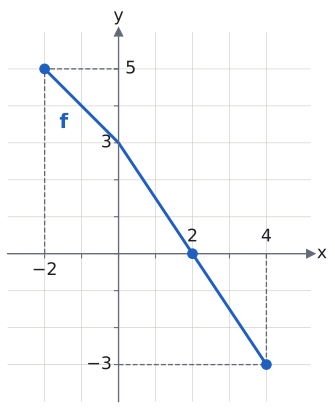

Write the Python code that produced this figure.
import sys; sys.path.insert(0, "tools")
from cizim import *

def eksi(v): return str(v).replace("-", "−")

def izdusum(ax, pts, xsol=(), yust=()):
    """Köşelerden eksenlere kesikli çizgi ve eksen etiketleri."""
    gx, gy = set(), set()
    for x, y in pts:
        if x != 0 and y != 0:
            ax.plot([x, x], [0, y], color=SOLUK, ls="--", lw=1)
            ax.plot([0, x], [y, y], color=SOLUK, ls="--", lw=1)
        if x != 0 and x not in gx:
            gx.add(x)
            ust = (y < 0) if x not in xsol else (y > 0)
            ax.text(x, 0.22 if ust else -0.22, eksi(x), color=YAZI, fontsize=13, ha="center", va="bottom" if ust else "top")
        if y != 0 and y not in gy:
            gy.add(y)
            sag = (x < 0) if y not in yust else (x > 0)
            ax.text(0.18 if sag else -0.18, y, eksi(y), color=YAZI, fontsize=13, ha="left" if sag else "right", va="center")

# f: [−2, 4] → [−3, 5], köşeler (−2, 5), (0, 3), (4, −3). Azalan. f(0) = 3, x eksenini x = 2'de keser: f⁻¹(0) = 2.
fig, ax = sekil(4.6, 5.0)
eksenler(ax, x=(-3, 5.2), y=(-4, 6))
ax.set_aspect("equal"); ax.set_xticks(range(-2, 5)); ax.set_yticks(range(-3, 6)); ax.set_xticklabels([]); ax.set_yticklabels([])
P = [(-2, 5), (0, 3), (4, -3)]
ax.plot(*zip(*P), color=MAVI)
nokta(ax, -2, 5, renk=MAVI); nokta(ax, 4, -3, renk=MAVI); nokta(ax, 2, 0, renk=MAVI)
izdusum(ax, [(-2, 5), (4, -3), (0, 3)])
ax.text(2, 0.22, "2", color=YAZI, fontsize=13, ha="center", va="bottom")
ax.text(-1.6, 3.4, "f", color=MAVI, fontsize=15, fontweight="bold")
kaydet(fig, __file__)
